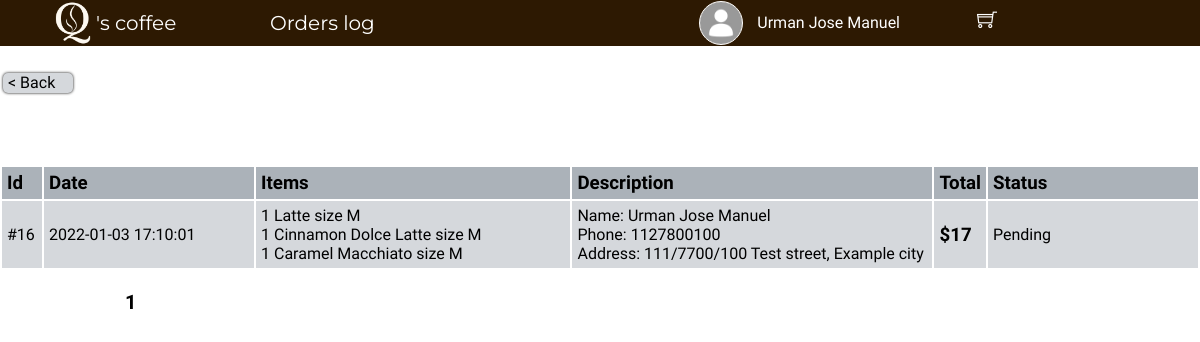
Page /customer/frontend/orders_log.php (signed in) on the committed database.
### tables this page shows
CREATE TABLE `orders` (
  `id` int(11) NOT NULL,
  `customer_id` int(11) DEFAULT NULL,
  `date` timestamp NOT NULL DEFAULT CURRENT_TIMESTAMP,
  `description` text,
  `price` float NOT NULL,
  `status` varchar(10) NOT NULL
);

### customer/frontend/orders_log.php (the view, shortened to what this page needs)
<!DOCTYPE html>
<html>
<head>
	<link rel="stylesheet" type="text/css" href="../assets/css/orders_log.css">
</head>
<body>
	<?php include('header.php'); ?>
	<?php include('back.php') ?>
	<?php include('flash_msg.php'); ?>
	<?php
	$customer_id = $_SESSION['id'];
	$page = 1;
	require_once('../../connect.php');
	$sql = "select count(*) from orders
	where customer_id = '$customer_id'";
	$result = mysqli_query($connect,$sql);
	$n_orders = mysqli_fetch_array($result)['count(*)'];
	$orders_per_page = 10;
	$offset = ($page - 1)*$orders_per_page;
	$sql = "select * from orders
	where customer_id = '$customer_id'
	ORDER BY id DESC
	limit $orders_per_page offset $offset";
	$result = mysqli_query($connect,$sql);
	if($n_orders) { ?>
		<table>
			<tr>
				<td><h3>Id</h3></td>
				<td><h3>Date</h3></td>
				<td><h3>Items</h3></td>
				<td><h3>Description</h3></td>
				<td><h3>Total</h3></td>
				<td><h3>Status</h3></td>
			</tr>
			<?php foreach ($result as $each_order) { ?>
				<?php
				$order_id = $each_order['id'];
				require_once('../../connect.php');
				$sql = "select * from order_details
				join items
				on order_details.item_id = items.id
				where order_details.order_id = '$order_id'";
				$result_detail = mysqli_query($connect,$sql);
				$items_in_order = '';
				foreach ($result_detail as $each_item) {
					$items_in_order = $items_in_order . $each_item['quantity'] . ' ' . $each_item['name'] . ' size ' . $each_item['size'] . "\n";
				}
				 ?>
				<tr>
					<td>
						#<?php echo $each_order['id'] ?>
					</td>
					<td onclick="window.location='order_details.php?id=<?php echo $each_order['id'] ?>';">	<?php echo $each_order['date'] ?>
					</td>
					<td onclick="window.location='order_details.php?id=<?php echo $each_order['id'] ?>';">	<?php echo nl2br($items_in_order) ?>
					</td>
					<td onclick="window.location='order_details.php?id=<?php echo $each_order['id'] ?>';">	<?php echo nl2br($each_order['description']) ?>
					</td>
					<td onclick="window.location='order_details.php?id=<?php echo $each_order['id'] ?>';">
						<h3>
							$<?php echo $each_order['price'] ?>
						</h3>
					</td>
					<td class="<?php echo $each_order['status'] ?>" onclick="window.location='order_details.php?id=<?php echo $each_order['id'] ?>';">
						<?php echo $each_order['status'] ?>
					</td>
				</tr>
			<?php } ?>
		</table>
	<?php } else { ?>
		<h2 class="empty_log">Log is Empty!</h2>
	<?php } ?>
	<?php include('pages.php') ?>
</body>
</html>

### customer/assets/css/orders_log.css (style rules this page uses)
* { font-family: 'Readex Pro', sans-serif; padding: 0; margin: 0; overflow: visible; }
body { margin-top: 46px; }
table { width: 100%; margin-top: 100px; }
table tr td[onclick] { cursor: pointer; }
table tr:first-child { background: #ABB2B9; }
table tr { background: #D5D8DC; }
table td { padding: 5px; }
table td:nth-child(1) { width: 30px; }
table td:nth-child(2) { width: 200px; }
table td:nth-child(4) { width: 350px; }
table td:nth-child(5) { width: 30px; }
table td:nth-child(6) { width: 200px; }
.Pending { color: black; }

### rows in the picture
orders: id "16", date "2022-01-03 17:10:01", items_in_order "1 Latte size M 1 Cinnamon Dolce Latte size M 1 Caramel Macchiato size M", description "Name: Urman Jose Manuel Phone: 1127800100 Address: 111/7700/100 Test street, Example city", price "17", status "Pending"

### other values in the picture
$_SESSION['name'] "Urman Jose Manuel"
